Frame 1 (no input): blank canvas, image omitted
Frame 60 (the mouse pressed at the canvas centre just before this capture): blank canvas, image omitted
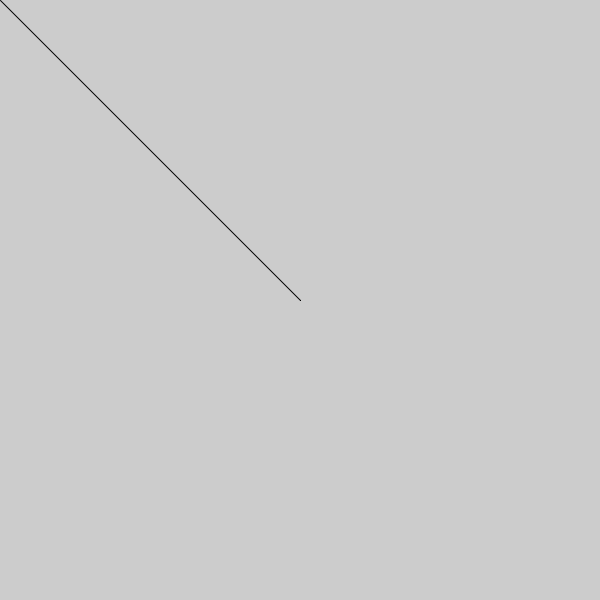
Frame 120 (the mouse held since frame 60 and released just before this capture)

The Processing sketch whose frames 1 and 60 were blank and that drew this single picture after the mouse press (run headless with seeded random() and noise(); from frame 60 on, the mouse is pressed at the canvas centre):

// Processing sketch: processing_185852
// ── processing_185852.pde


void setup() {  
  size(600, 600);
}

void draw() {  
    if(mousePressed){ // si el boton del mouse esta presionado
        line(mouseX,mouseY,pmouseX,pmouseY); // dibujo una linea continua
    }
}
